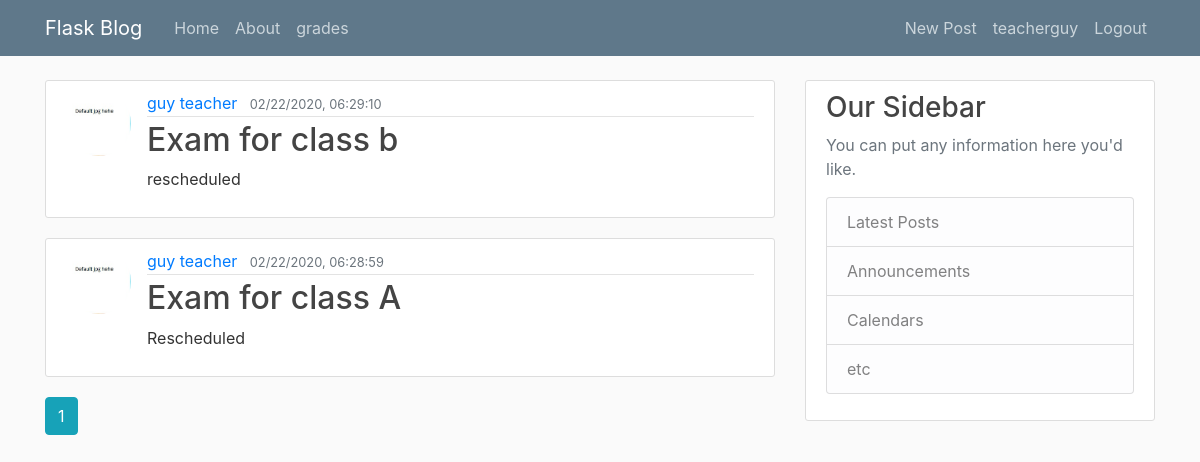
The app's page /home (signed in) with its own data.
### flaskblog/models.py (models this page shows, shortened)
class User(db.Model, UserMixin):
    id = db.Column(db.Integer, primary_key=True)
    username = db.Column(db.String(20), unique=True, nullable=False)
    email = db.Column(db.String(120), unique=True, nullable=False)
    image_file = db.Column(db.String(20), nullable=False, default='default.jpg')
    password = db.Column(db.String(60), nullable=False)
    posts = db.relationship('Post', backref='author', lazy=True)
    first_name = db.Column(db.String(50), nullable=False)
    last_name = db.Column(db.String(50), nullable=False)
    access = db.Column(db.String(50), nullable=False)
    user_type = db.Column(db.String(50), nullable=False)

class Post(db.Model):
    id = db.Column(db.Integer, primary_key=True)
    title = db.Column(db.String(100), nullable=False)
    date_posted = db.Column(db.DateTime, nullable=False, default=datetime.utcnow)
    content = db.Column(db.Text, nullable=False)
    user_id = db.Column(db.Integer, db.ForeignKey('user.id'), nullable=False)
    access = db.Column(db.String(20), nullable=False)

### flaskblog/routes.py (the view)
@app.route("/")
@app.route("/home")
@login_required
def home():
    page = request.args.get('page', 1, type=int)
    if current_user.user_type != 'teacher':
        posts = Post.query.filter_by(access=current_user.access).order_by(Post.date_posted.desc()).paginate(page=page, per_page=5)
    else:
        posts = Post.query.order_by(Post.date_posted.desc()).paginate(page=page, per_page=5)
    return render_template('home.html', posts=posts)

### flaskblog/models.py (called while the page is built)
@login_manager.user_loader
def load_user(user_id):
    return User.query.get(int(user_id))

### flaskblog/templates/home.html
{% extends "layout.html" %}
{% block content %}
    {% for post in posts.items %}
        <article class="media content-section">
          <img class="rounded-circle article-img" src="{{ url_for('static', filename='profile_pics/' + post.author.image_file) }}">
          <div class="media-body">
            <div class="article-metadata">
              <a class="mr-2" href="{{ url_for('user_posts', username=post.author.username) }}">{{ post.author.first_name + ' ' + post.author.last_name }}</a>
              <small class="text-muted">{{ post.date_posted.strftime("%m/%d/%Y, %H:%M:%S") }}</small>
            </div>
            <h2><a class="article-title" href="{{ url_for('post', post_id=post.id) }}">{{ post.title }}</a></h2>
            <p class="article-content">{{ post.content }}</p>
          </div>
        </article>
    {% endfor %}
    {% for page_num in posts.iter_pages(left_edge=1, right_edge=1, left_current=1, right_current=2) %}
      {% if page_num %}
        {% if posts.page == page_num %}
          <a class="btn btn-info mb-4" href="{{ url_for('home', page=page_num) }}">{{ page_num }}</a>
        {% else %}
          <a class="btn btn-outline-info mb-4" href="{{ url_for('home', page=page_num) }}">{{ page_num }}</a>
        {% endif %}
      {% else %}
        ...
      {% endif %}
    {% endfor %}
{% endblock content %}

### flaskblog/templates/layout.html (shortened to what this page needs)
<!DOCTYPE html>
<html>
<head>
    <link rel="stylesheet" href="https://maxcdn.bootstrapcdn.com/bootstrap/4.0.0/css/bootstrap.min.css">
    <link rel="stylesheet" type="text/css" href="{{ url_for('static', filename='main.css') }}">
</head>
<body>
    <header class="site-header">
      <nav class="navbar navbar-expand-md navbar-dark bg-steel fixed-top">
        <div class="container">
          <a class="navbar-brand mr-4" href="/">Flask Blog</a>
          <div class="collapse navbar-collapse" id="navbarToggle">
            <div class="navbar-nav mr-auto">
              <a class="nav-item nav-link" href="{{ url_for('home') }}">Home</a>
              <a class="nav-item nav-link" href="{{ url_for('about') }}">About</a>
              <a class="nav-item nav-link" href="{{ url_for('grade') }}">grades</a>
            </div>
            <div class="navbar-nav">
              {% if current_user.is_authenticated %}
                {% if current_user.user_type == 'teacher' %}
                  <a class="nav-item nav-link" href="{{ url_for('new_post') }}">New Post</a>
                {% endif %}
                <a class="nav-item nav-link" href="{{ url_for('account') }}"> {{ current_user.username }} </a>
                <a class="nav-item nav-link" href="{{ url_for('logout') }}">Logout</a>
              {% else %}
                <a class="nav-item nav-link" href="{{ url_for('login') }}">Login</a>
                <a class="nav-item nav-link" href="{{ url_for('register') }}">Register</a>
              {% endif %}
            </div>
          </div>
        </div>
      </nav>
    </header>
    <main role="main" class="container">
      <div class="row">
        <div class="col-md-8">
          {% block content %}{% endblock %}
        </div>
        <div class="col-md-4">
          <div class="content-section">
            <h3>Our Sidebar</h3>
            <p class='text-muted'>You can put any information here you'd like.
              <ul class="list-group">
                <li class="list-group-item list-group-item-light">Latest Posts</li>
                <li class="list-group-item list-group-item-light">Announcements</li>
                <li class="list-group-item list-group-item-light">Calendars</li>
                <li class="list-group-item list-group-item-light">etc</li>
              </ul>
            </p>
          </div>
        </div>
      </div>
    </main>
</body>
</html>

### flaskblog/static/main.css (style rules this page uses)
body { background: #fafafa; color: #333333; margin-top: 5rem; }
h1, h2, h3, h4, h5, h6 { color: #444444; }
.bg-steel { background-color: #5f788a; }
.site-header .navbar-nav .nav-link { color: #cbd5db; }
.content-section { background: #ffffff; padding: 10px 20px; border: 1px solid #dddddd; border-radius: 3px; margin-bottom: 20px; }
.article-title { color: #444444; }
.article-content { white-space: pre-line; }
.article-img { height: 65px; width: 65px; margin-right: 16px; }
.article-metadata { padding-bottom: 1px; margin-bottom: 4px; border-bottom: 1px solid #e3e3e3 }

### records on screen
User: username "teacherguy"
Post: image_file (placeholder picture), author "guy teacher", date_posted "02/22/2020, 06:29:10", title "Exam for class b", content "rescheduled"
Post: image_file (placeholder picture), author "guy teacher", date_posted "02/22/2020, 06:28:59", title "Exam for class A", content "Rescheduled"

### other values on screen
{{ page_num }} "1"
